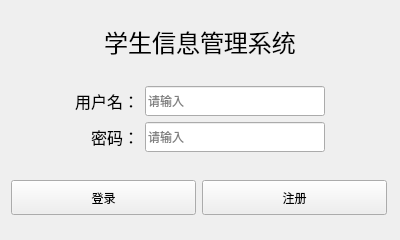
<?xml version="1.0" encoding="UTF-8"?>
<ui version="4.0">
 <class>LoginWindow</class>
 <widget class="QWidget" name="LoginWindow">
  <property name="geometry">
   <rect>
    <x>0</x>
    <y>0</y>
    <width>400</width>
    <height>240</height>
   </rect>
  </property>
  <property name="minimumSize">
   <size>
    <width>400</width>
    <height>240</height>
   </size>
  </property>
  <property name="maximumSize">
   <size>
    <width>400</width>
    <height>240</height>
   </size>
  </property>
  <property name="windowTitle">
   <string>登录窗口</string>
  </property>
  <property name="windowIcon">
   <iconset resource="src.qrc">
    <normaloff>:/Img/LoginWindowTitle.jpg</normaloff>:/Img/LoginWindowTitle.jpg</iconset>
  </property>
  <layout class="QGridLayout" name="gridLayout_3">
   <item row="0" column="0">
    <widget class="QLabel" name="title_label">
     <property name="minimumSize">
      <size>
       <width>0</width>
       <height>60</height>
      </size>
     </property>
     <property name="maximumSize">
      <size>
       <width>16777215</width>
       <height>60</height>
      </size>
     </property>
     <property name="font">
      <font>
       <pointsize>18</pointsize>
      </font>
     </property>
     <property name="text">
      <string>学生信息管理系统</string>
     </property>
     <property name="alignment">
      <set>Qt::AlignCenter</set>
     </property>
    </widget>
   </item>
   <item row="1" column="0">
    <widget class="QWidget" name="widget_2" native="true">
     <layout class="QGridLayout" name="gridLayout_2">
      <item row="0" column="1">
       <widget class="QLabel" name="user_label">
        <property name="font">
         <font>
          <pointsize>12</pointsize>
         </font>
        </property>
        <property name="text">
         <string>用户名：</string>
        </property>
        <property name="alignment">
         <set>Qt::AlignRight|Qt::AlignTrailing|Qt::AlignVCenter</set>
        </property>
       </widget>
      </item>
      <item row="0" column="2">
       <widget class="QLineEdit" name="user_lineEdit">
        <property name="sizePolicy">
         <sizepolicy hsizetype="Fixed" vsizetype="Fixed">
          <horstretch>0</horstretch>
          <verstretch>0</verstretch>
         </sizepolicy>
        </property>
        <property name="minimumSize">
         <size>
          <width>180</width>
          <height>30</height>
         </size>
        </property>
        <property name="maximumSize">
         <size>
          <width>180</width>
          <height>30</height>
         </size>
        </property>
        <property name="contextMenuPolicy">
         <enum>Qt::CustomContextMenu</enum>
        </property>
        <property name="text">
         <string/>
        </property>
        <property name="frame">
         <bool>true</bool>
        </property>
        <property name="echoMode">
         <enum>QLineEdit::Normal</enum>
        </property>
        <property name="placeholderText">
         <string>请输入</string>
        </property>
        <property name="cursorMoveStyle">
         <enum>Qt::LogicalMoveStyle</enum>
        </property>
       </widget>
      </item>
      <item row="2" column="1">
       <widget class="QLabel" name="pwd_label">
        <property name="font">
         <font>
          <pointsize>12</pointsize>
         </font>
        </property>
        <property name="text">
         <string>密码：</string>
        </property>
        <property name="alignment">
         <set>Qt::AlignRight|Qt::AlignTrailing|Qt::AlignVCenter</set>
        </property>
       </widget>
      </item>
      <item row="0" column="3">
       <spacer name="horizontalSpacer">
        <property name="orientation">
         <enum>Qt::Horizontal</enum>
        </property>
        <property name="sizeHint" stdset="0">
         <size>
          <width>40</width>
          <height>20</height>
         </size>
        </property>
       </spacer>
      </item>
      <item row="2" column="2">
       <widget class="QLineEdit" name="pwd_lineEdit">
        <property name="sizePolicy">
         <sizepolicy hsizetype="Fixed" vsizetype="Fixed">
          <horstretch>0</horstretch>
          <verstretch>0</verstretch>
         </sizepolicy>
        </property>
        <property name="minimumSize">
         <size>
          <width>180</width>
          <height>30</height>
         </size>
        </property>
        <property name="maximumSize">
         <size>
          <width>180</width>
          <height>30</height>
         </size>
        </property>
        <property name="cursor">
         <cursorShape>IBeamCursor</cursorShape>
        </property>
        <property name="focusPolicy">
         <enum>Qt::StrongFocus</enum>
        </property>
        <property name="contextMenuPolicy">
         <enum>Qt::DefaultContextMenu</enum>
        </property>
        <property name="inputMask">
         <string/>
        </property>
        <property name="text">
         <string/>
        </property>
        <property name="frame">
         <bool>true</bool>
        </property>
        <property name="echoMode">
         <enum>QLineEdit::Password</enum>
        </property>
        <property name="placeholderText">
         <string>请输入</string>
        </property>
       </widget>
      </item>
      <item row="0" column="0">
       <spacer name="horizontalSpacer_2">
        <property name="orientation">
         <enum>Qt::Horizontal</enum>
        </property>
        <property name="sizeHint" stdset="0">
         <size>
          <width>40</width>
          <height>20</height>
         </size>
        </property>
       </spacer>
      </item>
     </layout>
    </widget>
   </item>
   <item row="2" column="0">
    <widget class="QWidget" name="widget" native="true">
     <property name="minimumSize">
      <size>
       <width>100</width>
       <height>0</height>
      </size>
     </property>
     <layout class="QGridLayout" name="gridLayout">
      <property name="leftMargin">
       <number>0</number>
      </property>
      <property name="topMargin">
       <number>0</number>
      </property>
      <property name="rightMargin">
       <number>2</number>
      </property>
      <property name="bottomMargin">
       <number>0</number>
      </property>
      <item row="0" column="0">
       <widget class="QPushButton" name="login_btn">
        <property name="minimumSize">
         <size>
          <width>0</width>
          <height>35</height>
         </size>
        </property>
        <property name="text">
         <string>登录</string>
        </property>
       </widget>
      </item>
      <item row="0" column="1">
       <widget class="QPushButton" name="register_btn">
        <property name="minimumSize">
         <size>
          <width>0</width>
          <height>35</height>
         </size>
        </property>
        <property name="text">
         <string>注册</string>
        </property>
       </widget>
      </item>
     </layout>
    </widget>
   </item>
  </layout>
 </widget>
 <resources>
  <include location="src.qrc"/>
 </resources>
 <connections/>
</ui>
